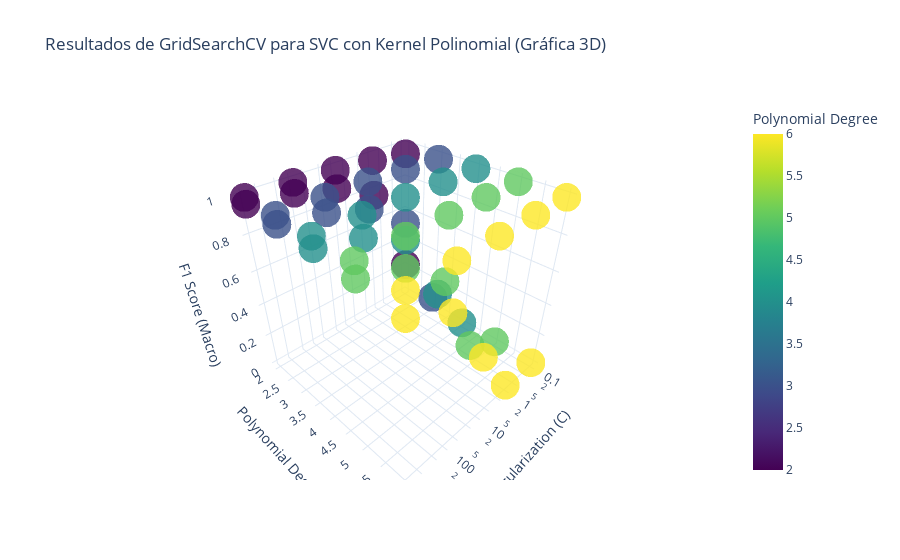

Notebook source saved alongside this figure:
### Markdown cell above
# ¿Cuáles son los hiperparámetros óptimos del modelo SVM con kernel polinomial para la clasificación de letras estáticas en la Lengua de Señas Mexicana?

Para la selección de los hiperparámetros óptimos del modelo SVM con kernel polinomial, se utilizó la técnica de **GridSearchCV**, un enfoque basado en validación cruzada que evalúa exhaustivamente todas las combinaciones posibles de un conjunto predefinido de valores para cada hiperparámetro.

En este caso, el espacio de búsqueda incluyó tres hiperparámetros: 

- **`degree`**: controla el grado del polinomio en el kernel, evaluado en el rango de 2 a 6.  
- **`C`**: regula la complejidad del modelo y controla el balance entre el sobreajuste y el subajuste, con valores en el rango de 0.1 a 1000.  
- **`gamma`**: determina la influencia de un único ejemplo de entrenamiento en la decisión del modelo. Se utilizaron dos valores:  
  - `auto`: calcula el valor como \( \frac{1}{n \text{ características}} \).  
  - `scale`: calcula el valor como \( \frac{1}{n \text{ características} \times \text{varianza de } X} \).  

GridSearchCV optimiza estos hiperparámetros para encontrar la combinación que maximice el rendimiento del modelo, permitiendo así una mejor generalización a nuevos datos. Para este caso, se utilizaron los **21 keypoints** disponibles.

### Code cell
# Definir el modelo SVC con el kernel polinomial
svc_poly = SVC(kernel='poly', random_state=42, cache_size=2000)


# Definir el rango de hiperparámetros que deseas probar
param_grid = {
    'degree': [2, 3, 4, 5, 6],       # Grados polinomiales
    'C': [0.1, 1, 10, 100, 1000],    # Regularización 
    'gamma': ['auto', 'scale']       # Gamma 
}


# Crear el objeto GridSearchCV
grid_search = GridSearchCV(
    estimator=svc_poly,
    param_grid=param_grid,
    scoring='f1_macro',
    cv=5,
    n_jobs=-1,
    verbose=4,
    return_train_score=True  # Retorna también los puntajes del entrenamiento
)

# Entrena el modelo con los datos (X e y)
grid_search.fit(X, y)


# Ordenar los resultados y obtener los cinco mejores basados en 'mean_test_score'
top_5_results = sorted(
    zip(grid_search.cv_results_['mean_test_score'], grid_search.cv_results_['params']),
    key=lambda x: x[0],  # Ordenar por el puntaje (primer elemento de cada tupla)
    reverse=True  # Orden descendente
)[:5]

# Mostrar las cinco mejores combinaciones de parámetros y sus scores
for i, (score, params) in enumerate(top_5_results, start=1):
    print(f"Top {i}:")
    print(f"  Parámetros: {params}")
    print(f"  F1 Macro: {score}")
    print("-" * 30)
# Convertir los resultados a un DataFrame para la visualización
results_df = pd.DataFrame(grid_search.cv_results_)

# Filtrar las columnas relevantes
results_df = results_df[['param_degree', 'param_C', 'param_gamma', 'mean_test_score']]
results_df.columns = ['degree', 'C', 'gamma', 'f1_macro']

### Figure 1 — Plotly figure (JSON) as saved in the notebook; plotly's stock layout.template omitted (floating-point values rounded to 4 significant figures)
{"data": [{"hoverinfo": "text", "marker": {"color": [2, 2, 3, 3, 4, 4, 5, 5, 6, 6, 2, 2, 3, 3, 4, 4, 5, 5, 6, 6, 2, 2, 3, 3, 4, 4, 5, 5, 6, 6, 2, 2, 3, 3, 4, 4, 5, 5, 6, 6, 2, 2, 3, 3, 4, 4, 5, 5, 6, 6], "colorbar": {"title": {"text": "Polynomial Degree"}}, "colorscale": [[0, "#440154"], [0.1111, "#482878"], [0.2222, "#3e4989"], [0.3333, "#31688e"], [0.4444, "#26828e"], [0.5556, "#1f9e89"], [0.6667, "#35b779"], [0.7778, "#6ece58"], [0.8889, "#b5de2b"], [1, "#fde725"]], "opacity": 0.8, "size": 10}, "mode": "markers", "text": ["Degree: 2, C: 0.1, Gamma: auto, F1 Macro: 0.2097", "Degree: 2, C: 0.1, Gamma: scale, F1 Macro: 0.9414", "Degree: 3, C: 0.1, Gamma: auto, F1 Macro: 0.0713", "Degree: 3, C: 0.1, Gamma: scale, F1 Macro: 0.9718", "Degree: 4, C: 0.1, Gamma: auto, F1 Macro: 0.0045", "Degree: 4, C: 0.1, Gamma: scale, F1 Macro: 0.9851", "Degree: 5, C: 0.1, Gamma: auto, F1 Macro: 0.0045", "Degree: 5, C: 0.1, Gamma: scale, F1 Macro: 0.9875", "Degree: 6, C: 0.1, Gamma: auto, F1 Macro: 0.0045", "Degree: 6, C: 0.1, Gamma: scale, F1 Macro: 0.9869", "Degree: 2, C: 1.0, Gamma: auto, F1 Macro: 0.7697", "Degree: 2, C: 1.0, Gamma: scale, F1 Macro: 0.9644", "Degree: 3, C: 1.0, Gamma: auto, F1 Macro: 0.6855", "Degree: 3, C: 1.0, Gamma: scale, F1 Macro: 0.9820", "Degree: 4, C: 1.0, Gamma: auto, F1 Macro: 0.3483", "Degree: 4, C: 1.0, Gamma: scale, F1 Macro: 0.9869", "Degree: 5, C: 1.0, Gamma: auto, F1 Macro: 0.1319", "Degree: 5, C: 1.0, Gamma: scale, F1 Macro: 0.9867", "Degree: 6, C: 1.0, Gamma: auto, F1 Macro: 0.0109", "Degree: 6, C: 1.0, Gamma: scale, F1 Macro: 0.9869", "Degree: 2, C: 10.0, Gamma: auto, F1 Macro: 0.8808", "Degree: 2, C: 10.0, Gamma: scale, F1 Macro: 0.9768", "Degree: 3, C: 10.0, Gamma: auto, F1 Macro: 0.8496", "Degree: 3, C: 10.0, Gamma: scale, F1 Macro: 0.9868", "Degree: 4, C: 10.0, Gamma: auto, F1 Macro: 0.7768", "Degree: 4, C: 10.0, Gamma: scale, F1 Macro: 0.9870", "Degree: 5, C: 10.0, Gamma: auto, F1 Macro: 0.6661", "Degree: 5, C: 10.0, Gamma: scale, F1 Macro: 0.9868", "Degree: 6, C: 10.0, Gamma: auto, F1 Macro: 0.3759", "Degree: 6, C: 10.0, Gamma: scale, F1 Macro: 0.9869", "Degree: 2, C: 100.0, Gamma: auto, F1 Macro: 0.9302", "Degree: 2, C: 100.0, Gamma: scale, F1 Macro: 0.9840", "Degree: 3, C: 100.0, Gamma: auto, F1 Macro: 0.9138", "Degree: 3, C: 100.0, Gamma: scale, F1 Macro: 0.9871", "Degree: 4, C: 100.0, Gamma: auto, F1 Macro: 0.8828", "Degree: 4, C: 100.0, Gamma: scale, F1 Macro: 0.9868", "Degree: 5, C: 100.0, Gamma: auto, F1 Macro: 0.8455", "Degree: 5, C: 100.0, Gamma: scale, F1 Macro: 0.9868", "Degree: 6, C: 100.0, Gamma: auto, F1 Macro: 0.7640", "Degree: 6, C: 100.0, Gamma: scale, F1 Macro: 0.9869", "Degree: 2, C: 1000.0, Gamma: auto, F1 Macro: 0.9546", "Degree: 2, C: 1000.0, Gamma: scale, F1 Macro: 0.9864", "Degree: 3, C: 1000.0, Gamma: auto, F1 Macro: 0.9462", "Degree: 3, C: 1000.0, Gamma: scale, F1 Macro: 0.9864", "Degree: 4, C: 1000.0, Gamma: auto, F1 Macro: 0.9336", "Degree: 4, C: 1000.0, Gamma: scale, F1 Macro: 0.9868", "Degree: 5, C: 1000.0, Gamma: auto, F1 Macro: 0.9128", "Degree: 5, C: 1000.0, Gamma: scale, F1 Macro: 0.9868", "Degree: 6, C: 1000.0, Gamma: auto, F1 Macro: 0.8763", "Degree: 6, C: 1000.0, Gamma: scale, F1 Macro: 0.9869"], "type": "scatter3d", "x": [0.1, 0.1, 0.1, 0.1, 0.1, 0.1, 0.1, 0.1, 0.1, 0.1, 1, 1, 1, 1, 1, 1, 1, 1, 1, 1, 10, 10, 10, 10, 10, 10, 10, 10, 10, 10, 100, 100, 100, 100, 100, 100, 100, 100, 100, 100, 1000, 1000, 1000, 1000, 1000, 1000, 1000, 1000, 1000, 1000], "y": [2, 2, 3, 3, 4, 4, 5, 5, 6, 6, 2, 2, 3, 3, 4, 4, 5, 5, 6, 6, 2, 2, 3, 3, 4, 4, 5, 5, 6, 6, 2, 2, 3, 3, 4, 4, 5, 5, 6, 6, 2, 2, 3, 3, 4, 4, 5, 5, 6, 6], "z": [0.2097, 0.9414, 0.07126, 0.9718, 0.004521, 0.9851, 0.004521, 0.9875, 0.004521, 0.9869, 0.7697, 0.9644, 0.6855, 0.982, 0.3483, 0.9869, 0.1319, 0.9867, 0.01093, 0.9869, 0.8808, 0.9768, 0.8496, 0.9868, 0.7768, 0.987, 0.6661, 0.9868, 0.3759, 0.9869, 0.9302, 0.984, 0.9138, 0.9871, 0.8828, 0.9868, 0.8455, 0.9868, 0.764, 0.9869, 0.9546, 0.9864, 0.9462, 0.9864, 0.9336, 0.9868, 0.9128, 0.9868, 0.8763, 0.9869]}], "layout": {"scene": {"xaxis": {"title": {"text": "Regularization (C)"}, "type": "log"}, "yaxis": {"title": {"text": "Polynomial Degree"}}, "zaxis": {"title": {"text": "F1 Score (Macro)"}}}, "title": {"text": "Resultados de GridSearchCV para SVC con Kernel Polinomial (Gráfica 3D)"}}}
